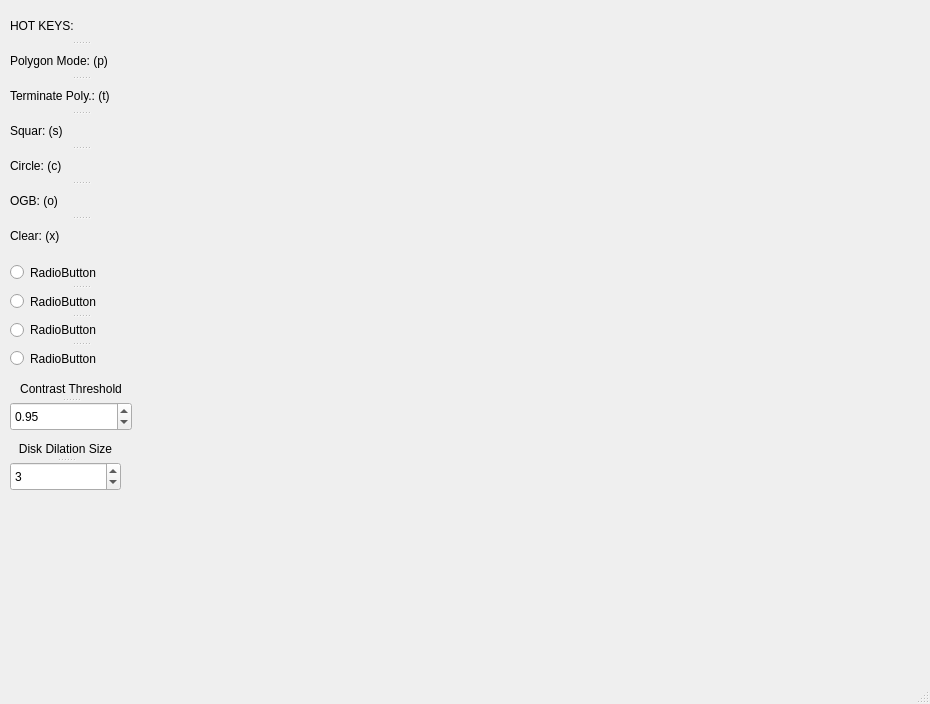
<?xml version="1.0" encoding="UTF-8"?>
<ui version="4.0">
 <class>MainWindow</class>
 <widget class="QMainWindow" name="MainWindow">
  <property name="geometry">
   <rect>
    <x>0</x>
    <y>0</y>
    <width>930</width>
    <height>704</height>
   </rect>
  </property>
  <property name="sizePolicy">
   <sizepolicy hsizetype="Expanding" vsizetype="Expanding">
    <horstretch>0</horstretch>
    <verstretch>0</verstretch>
   </sizepolicy>
  </property>
  <property name="windowTitle">
   <string>MainWindow</string>
  </property>
  <widget class="QWidget" name="centralwidget">
   <property name="sizePolicy">
    <sizepolicy hsizetype="Maximum" vsizetype="Maximum">
     <horstretch>0</horstretch>
     <verstretch>0</verstretch>
    </sizepolicy>
   </property>
   <widget class="QSplitter" name="splitter">
    <property name="geometry">
     <rect>
      <x>10</x>
      <y>440</y>
      <width>111</width>
      <height>51</height>
     </rect>
    </property>
    <property name="orientation">
     <enum>Qt::Vertical</enum>
    </property>
    <widget class="QLabel" name="label_2">
     <property name="text">
      <string>&lt;html&gt;&lt;head/&gt;&lt;body&gt;&lt;p&gt;Disk Dilation Size&lt;/p&gt;&lt;/body&gt;&lt;/html&gt;</string>
     </property>
     <property name="alignment">
      <set>Qt::AlignCenter</set>
     </property>
     <property name="wordWrap">
      <bool>true</bool>
     </property>
    </widget>
    <widget class="QSpinBox" name="dilation_disk">
     <property name="value">
      <number>3</number>
     </property>
    </widget>
   </widget>
   <widget class="QSplitter" name="splitter_2">
    <property name="geometry">
     <rect>
      <x>10</x>
      <y>380</y>
      <width>122</width>
      <height>51</height>
     </rect>
    </property>
    <property name="frameShape">
     <enum>QFrame::NoFrame</enum>
    </property>
    <property name="orientation">
     <enum>Qt::Vertical</enum>
    </property>
    <property name="opaqueResize">
     <bool>false</bool>
    </property>
    <property name="childrenCollapsible">
     <bool>false</bool>
    </property>
    <widget class="QLabel" name="label">
     <property name="text">
      <string>&lt;html&gt;&lt;head/&gt;&lt;body&gt;&lt;p&gt;Contrast Threshold&lt;/p&gt;&lt;/body&gt;&lt;/html&gt;</string>
     </property>
     <property name="alignment">
      <set>Qt::AlignCenter</set>
     </property>
     <property name="wordWrap">
      <bool>true</bool>
     </property>
    </widget>
    <widget class="QDoubleSpinBox" name="contrast_threshold">
     <property name="sizePolicy">
      <sizepolicy hsizetype="Fixed" vsizetype="Fixed">
       <horstretch>0</horstretch>
       <verstretch>0</verstretch>
      </sizepolicy>
     </property>
     <property name="singleStep">
      <double>0.010000000000000</double>
     </property>
     <property name="value">
      <double>0.950000000000000</double>
     </property>
    </widget>
   </widget>
   <widget class="QWidget" name="image_widget" native="true">
    <property name="geometry">
     <rect>
      <x>160</x>
      <y>-10</y>
      <width>851</width>
      <height>851</height>
     </rect>
    </property>
    <property name="sizePolicy">
     <sizepolicy hsizetype="Maximum" vsizetype="Maximum">
      <horstretch>0</horstretch>
      <verstretch>0</verstretch>
     </sizepolicy>
    </property>
    <property name="minimumSize">
     <size>
      <width>512</width>
      <height>512</height>
     </size>
    </property>
   </widget>
   <widget class="QSplitter" name="splitter_4">
    <property name="geometry">
     <rect>
      <x>10</x>
      <y>10</y>
      <width>141</width>
      <height>241</height>
     </rect>
    </property>
    <property name="orientation">
     <enum>Qt::Vertical</enum>
    </property>
    <widget class="QLabel" name="label_10">
     <property name="text">
      <string>HOT KEYS:</string>
     </property>
    </widget>
    <widget class="QLabel" name="label_8">
     <property name="text">
      <string>Polygon Mode: (p)</string>
     </property>
    </widget>
    <widget class="QLabel" name="label_9">
     <property name="text">
      <string>Terminate Poly.: (t)</string>
     </property>
    </widget>
    <widget class="QLabel" name="label_7">
     <property name="text">
      <string>Squar: (s)</string>
     </property>
    </widget>
    <widget class="QLabel" name="label_5">
     <property name="text">
      <string>Circle: (c)</string>
     </property>
    </widget>
    <widget class="QLabel" name="label_6">
     <property name="text">
      <string>OGB: (o)</string>
     </property>
    </widget>
    <widget class="QLabel" name="label_4">
     <property name="text">
      <string>Clear: (x)</string>
     </property>
    </widget>
   </widget>
   <widget class="QSplitter" name="splitter_3">
    <property name="geometry">
     <rect>
      <x>10</x>
      <y>260</y>
      <width>141</width>
      <height>111</height>
     </rect>
    </property>
    <property name="orientation">
     <enum>Qt::Vertical</enum>
    </property>
    <widget class="QRadioButton" name="radioButton_3">
     <property name="text">
      <string>RadioButton</string>
     </property>
    </widget>
    <widget class="QRadioButton" name="radioButton">
     <property name="text">
      <string>RadioButton</string>
     </property>
    </widget>
    <widget class="QRadioButton" name="radioButton_4">
     <property name="text">
      <string>RadioButton</string>
     </property>
    </widget>
    <widget class="QRadioButton" name="radioButton_2">
     <property name="text">
      <string>RadioButton</string>
     </property>
    </widget>
   </widget>
  </widget>
  <widget class="QStatusBar" name="statusbar"/>
 </widget>
 <resources/>
 <connections/>
</ui>
